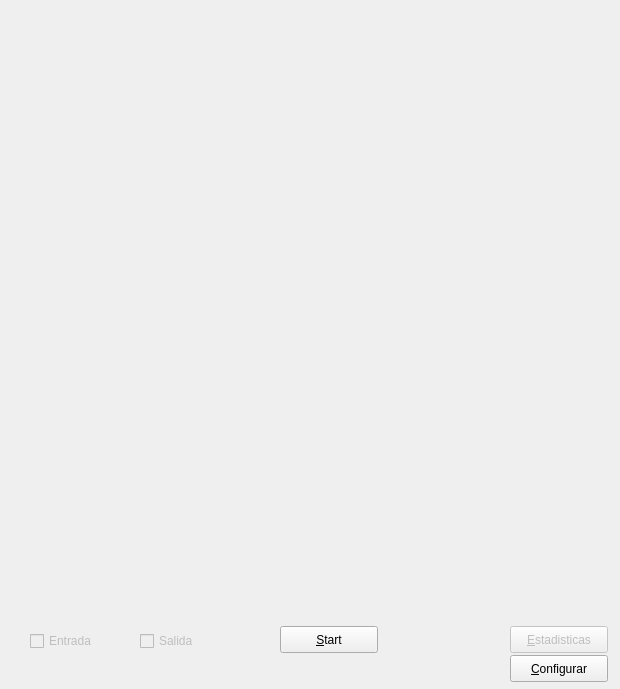
<?xml version="1.0" encoding="UTF-8"?>
<ui version="4.0">
 <class>Grid_Form</class>
 <widget class="QWidget" name="Grid_Form">
  <property name="geometry">
   <rect>
    <x>0</x>
    <y>0</y>
    <width>620</width>
    <height>689</height>
   </rect>
  </property>
  <property name="windowTitle">
   <string>Grid</string>
  </property>
  <widget class="QWidget" name="verticalLayoutWidget">
   <property name="geometry">
    <rect>
     <x>0</x>
     <y>0</y>
     <width>621</width>
     <height>621</height>
    </rect>
   </property>
   <layout class="QVBoxLayout" name="vlayout">
    <property name="sizeConstraint">
     <enum>QLayout::SetDefaultConstraint</enum>
    </property>
   </layout>
  </widget>
  <widget class="QCheckBox" name="chk_out">
   <property name="enabled">
    <bool>false</bool>
   </property>
   <property name="geometry">
    <rect>
     <x>140</x>
     <y>630</y>
     <width>70</width>
     <height>22</height>
    </rect>
   </property>
   <property name="text">
    <string>Salida</string>
   </property>
  </widget>
  <widget class="QCheckBox" name="chk_in">
   <property name="enabled">
    <bool>false</bool>
   </property>
   <property name="geometry">
    <rect>
     <x>30</x>
     <y>630</y>
     <width>91</width>
     <height>22</height>
    </rect>
   </property>
   <property name="text">
    <string>Entrada</string>
   </property>
  </widget>
  <widget class="QPushButton" name="btn_start">
   <property name="geometry">
    <rect>
     <x>280</x>
     <y>626</y>
     <width>98</width>
     <height>27</height>
    </rect>
   </property>
   <property name="text">
    <string>&amp;Start</string>
   </property>
  </widget>
  <widget class="QPushButton" name="btn_configure">
   <property name="geometry">
    <rect>
     <x>510</x>
     <y>655</y>
     <width>98</width>
     <height>27</height>
    </rect>
   </property>
   <property name="text">
    <string>&amp;Configurar</string>
   </property>
  </widget>
  <widget class="QPushButton" name="btn_statistics">
   <property name="enabled">
    <bool>false</bool>
   </property>
   <property name="geometry">
    <rect>
     <x>510</x>
     <y>626</y>
     <width>98</width>
     <height>27</height>
    </rect>
   </property>
   <property name="text">
    <string>&amp;Estadisticas</string>
   </property>
  </widget>
 </widget>
 <resources/>
 <connections/>
</ui>
